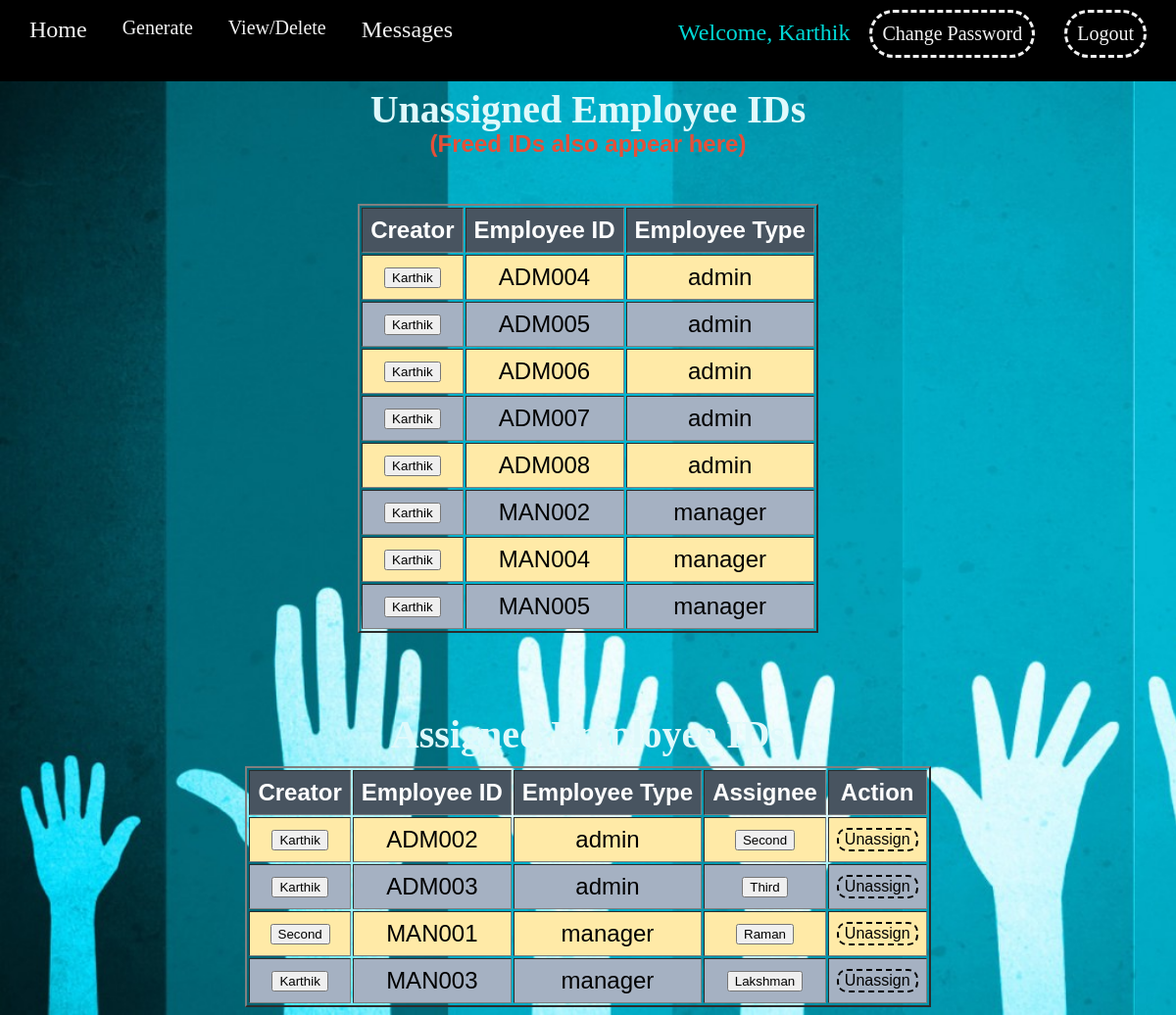
/custom-admin/manage-ids (signed in), run on the app's committed database.
### users/models.py (models this page shows, shortened)
class User(AbstractBaseUser, PermissionsMixin):  # PermissionsMixin to include the permission parameters of User model
	email = models.EmailField(unique=True,default=None,null = False)
	name = models.CharField(max_length=20,null=True,default="")
	is_staff = models.BooleanField(default=False)
	is_superuser = models.BooleanField(default=False)
	USERNAME_FIELD = "email"   # Email is used as the username
	EMAIL_FIELD = "email"
	REQUIRED_FIELDS = ["name"]       # Username and password are automatically required fields
	class Meta:
		ordering = ["email"]
		verbose_name = "user"
	objects = UserManager()    # Declaring the Manager Class

class EmployeeID(models.Model):
	emp_id = models.CharField(max_length=10, primary_key=True, default=None)
	emp_type = models.CharField(max_length=10, null=False, default=None)
	creator = models.ForeignKey(User, related_name="id_creator", on_delete=models.CASCADE, default=None, null=True)
	assignee = models.ForeignKey(User, related_name="id_assignee", on_delete=models.SET_NULL, default=None, null=True)
	class Meta:
		ordering = ["emp_id"]
		verbose_name = "employee id"

### admin_iface/views.py (the view, shortened to what this page needs)
# urls.py: path('manage-ids', ManageEmployeeID.as_view(), name="ManageID"),
@method_decorator(group_required('AdminPrivilege',redirect_view='Login'), name='dispatch')
class ManageEmployeeID(View):
	""" Class based view to see and manage all employee IDs generated by
	all the admins
	"""
	template = "admin_iface/ViewIds.html"
	def get(self, request):
		usable_ids = EmployeeID.objects.filter(assignee=None).exclude(creator=None)  #EXCLUDE BASE_ADMIN
		admin_links = [(i.creator.name,
						i.creator.email) for i in usable_ids]
		data_ids = [(usable_ids[i].emp_id,
                     usable_ids[i].emp_type) for i in range(len(usable_ids))]
		usable_ids = list(zip(admin_links,data_ids))
		used_ids = EmployeeID.objects.all().exclude(assignee=None).exclude(creator=None)  #EXCLUDE BASE_ADMIN
		form_row = [('a'+str(x+1),'b'+str(x+1)) for x in range(len(used_ids))]
		emp_links = [(i.assignee.name,
						i.assignee.email) for i in used_ids]
		admin_links = [(i.creator.name,
						i.creator.email) for i in used_ids]
		data_ids = [(used_ids[i].emp_id,
                     used_ids[i].emp_type) for i in range(len(used_ids))]
		used_ids = list(zip(emp_links,admin_links,form_row,data_ids))
		cont = dict()
		cont['usableIds'] = usable_ids
		cont['usedIds'] = used_ids
		cont['display'] = (bool(len(usable_ids)),bool(len(used_ids)))
		return render(request,self.template,context=cont)

### users/templatetags/extra_tags.py (called while the page is built)
@register.filter(name='has_group')
def has_group(user, group_name):
    group = Group.objects.get(name=group_name)
    if group in user.groups.all():
    	return True
    else:
    	return False

### admin_iface/templates/admin_iface/ViewIds.html (shortened to what this page needs)
{% extends "customer_iface/base.html" %}
{% block content %}
<center><label class="descriptor"><b>Unassigned Employee IDs</b></label><br /><br />
<label class="dispAnamoly"><b>(Freed IDs also appear here)</b></label></center><br /><br/>
{% if display.0 %}
<center><table border="2px" class="tasksDisp">
<tr>
<th>Creator</th>
<th>Employee ID</th>
<th>Employee Type</th>
</tr>
{% for adm,other in usableIds  %}
<tr>
<td>
<input class="contactLink" type="submit" name={{adm.1}} value={{adm.0}} form="f0" />
</td>
{% for cell in other %}
<td>{{cell}}</td>
{% endfor %}
</tr>
{% endfor %}
</table></center>
{%else%}
<center><label class="dispAnamoly"><b>No IDs to display</b></label></center>
<br /><br />
{%endif%}
<center><label class="descriptor"><b>Assigned Employee IDs</b></label></center><br />
{% if display.1 %}
<center><table border="2px" class="tasksDisp">
<tr>
<th>Creator</th>
<th>Employee ID</th>
<th>Employee Type</th>
<th>Assignee</th>
<th>Action</th>
</tr>
{% for emp,adm,form,other in usedIds %}
<tr>
<td>
<input class="contactLink" type="submit" name={{adm.1}} value={{adm.0}} class="hyperlink" form="f0" />
</td>
{% for cell in other %}
<td>{{cell}}</td>
{% endfor %}
<td>
<input class="contactLink" type="submit" name={{emp.1}} value={{emp.0}} class="hyperlink" form="f0" />
</td>
<td><input type="submit" name="action" value="Unassign" class="innerSubmit" form={{form}} onclick="return confirmAction('You are attempting to delete an employee.')"/></td>
</tr>
{% endfor %}
</table></center>
{%else%}
<center><label class="dispAnamoly"><b>No IDs to display</b></label></center>
<br /><br />
{%endif%}
{% endblock %}

### customer_iface/templates/customer_iface/base.html (shortened to what this page needs)
<html>
<head>
{% load static %}
{% load extra_tags %}
<link rel="stylesheet" type="text/css" href="{% static 'messenger/style.css' %}">
</head>
<body>
<div class="topbar">
<a class="left" href="/" style="margin-left:20px;">Home</a>
{% if user.is_authenticated %}
{% if request.user|has_group:"CustomerPrivilege" %}    <!Customer User!>
<div class="dropdown left">
<a class="dropbtn">View/Modify</a>
<div class="dropdown-content">
<a href=""></a>
<a href="/cust/manage-reserve">Reservations</a>
</div>
</div>
<div class="dropdown left">
<a class="dropbtn">Reserve</a>
<div class="dropdown-content"><a href=""></a>
<a href=""></a>
<a href="/cust/find-slot">Room-Slot</a>
</div>
</div>
{% else %}                                      <!Admin User!>
<div class="dropdown left">
<a class="dropbtn">Generate</a>
</div>
<div class="dropdown left">
<a class="dropbtn">View/Delete</a>
</div>
{%endif%}
<a class="left" href="/messages/view-messages">Messages</a>
<a href="/users/logout" class="right rounded" >Logout</a>
<a href="/users/change-pwd" class="right rounded" >Change Password</a>
<label class="right welcome">Welcome, {{request.user.name}}</label>
{%endif%}
</div>
{% block content %}
{% endblock %}
</body>
</html>

### messenger/static/messenger/style.css (style rules this page uses)
html { color:green; }
body { background-attachment:fixed; background-image:url("Images/mainBackground.png"); background-repeat:no-repeat; background-size:cover; }
.topbar { position:fixed; width:100%; left:0; top:0; z-index:99; margin-top:0px; background-color: #000000; overflow: visible; height:8% }
label.welcome { color:#00d8d6; font-size:24px; font-face:Helvetica; padding:10px; margin:10px; }
.topbar a { color: #f2f2f2; text-align: center; padding: 10px 10px 10px 10px; text-decoration: none; font-family:Georgia; overflow:visible; }
.left { float:left; font-size:24px; margin-top:7px; margin-right:16px; }
.dropbtn { float:left; color: #f2f2f2; text-align: center; padding: 10px 10px 10px 10px; text-decoration: none; font-size: 20px; font-family:Georgia; overflow:visible; }
.dropdown { position: relative; display: inline-block; }
.rounded { font-size: 20px; border-style:dashed; border-radius:30px; padding:2px; margin-right:30px; margin-top:10px; }
.right { float:right; }
label.descriptor { position: relative; top: 80px; font-weight:bold; margin-top:60px; font-family:Halvetica; font-size:40px; z-axis = 1; color:#dff9fb; }
input[type=submit].innerSubmit { background-color:inherit; font-size:16px; border-radius:10px; border-color:#000000; font-family:Helvetica; border-style:dashed; }
label.dispAnamoly { margin-top:10%; font-size:24px; font-family:Helvetica; color:#e55039; position: relative; top: 60px; }
table.tasksDisp { margin-top:6%; font-size:24px; font-family:Helvetica; color:#000000; }
table.tasksDisp th { background-color:#485460; color:#ffffff; padding:8px; }
table.tasksDisp tr:nth-child(even) { background-color:#ffeaa7; padding:6px; text-align:center; }
table.tasksDisp tr:nth-child(odd) { background-color:#a5b1c2; padding:6px; text-align:center; }
table.tasksDisp td { padding:8px; }

### data on the page
User: user.name "Karthik", name "Karthik" "Karthik" "Karthik" "Karthik" "Karthik" "Karthik" "Karthik" "Karthik", name "Karthik" "Karthik" "Karthik"
EmployeeID: other "ADM004" "admin"
EmployeeID: other "ADM005" "admin"
EmployeeID: other "ADM006" "admin"
EmployeeID: other "ADM007" "admin"
EmployeeID: other "ADM008" "admin"
EmployeeID: other "MAN002" "manager"
EmployeeID: other "MAN004" "manager"
EmployeeID: other "MAN005" "manager"
EmployeeID: other "ADM002" "admin"
User: name "Second", name "Second"
EmployeeID: other "ADM003" "admin"
User: name "Third"
EmployeeID: other "MAN001" "manager"
User: name "Raman"
EmployeeID: other "MAN003" "manager"
User: name "Lakshman"
